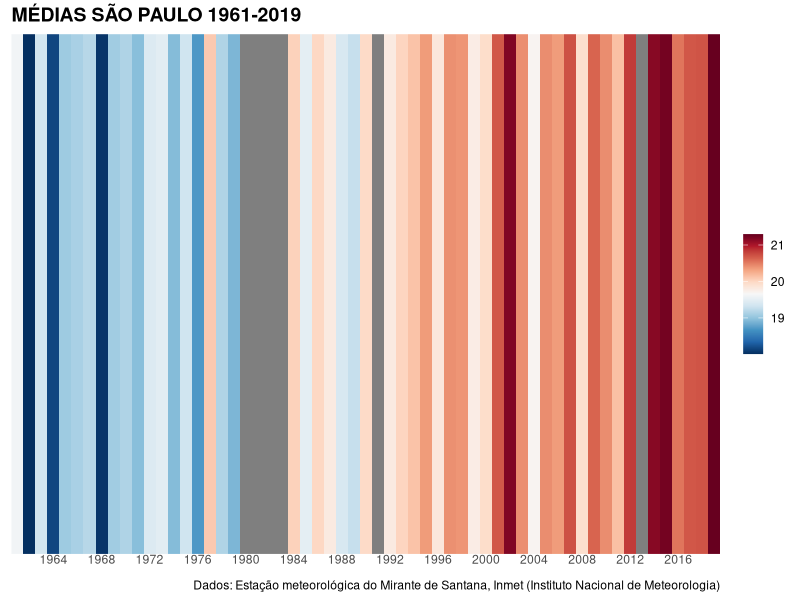
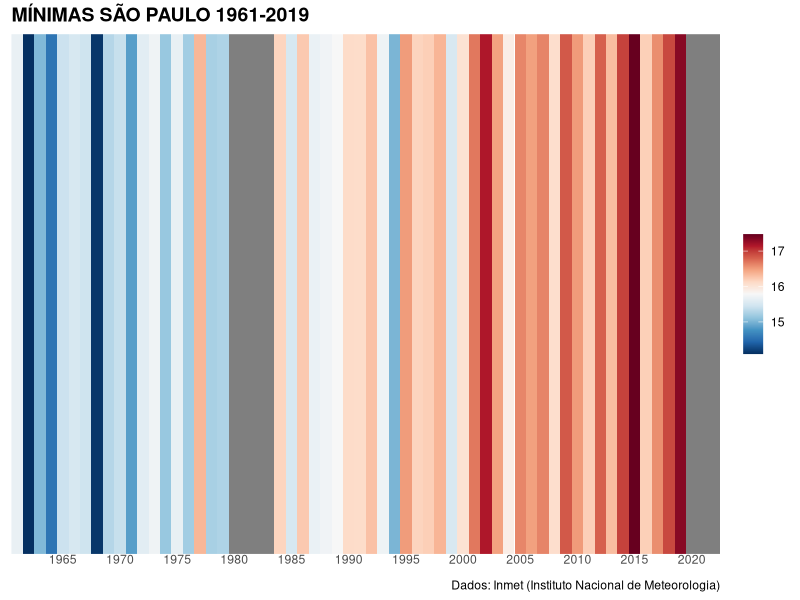
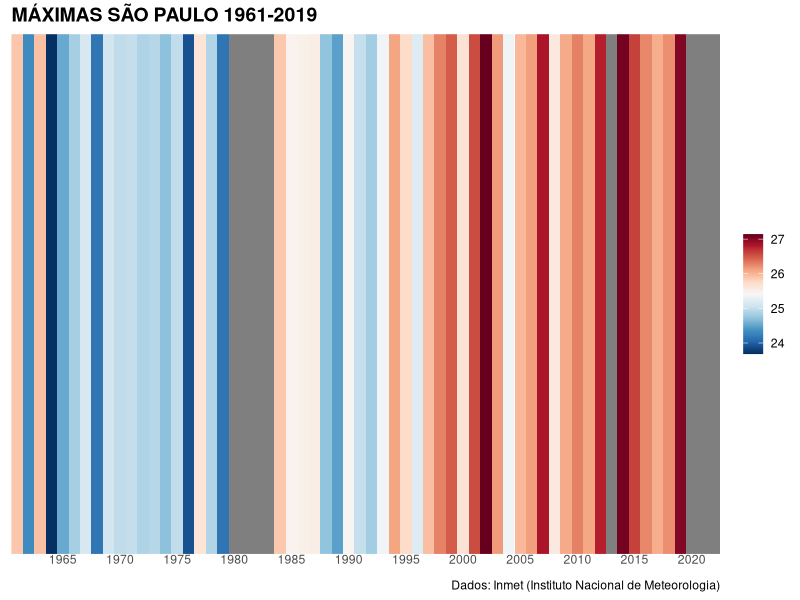
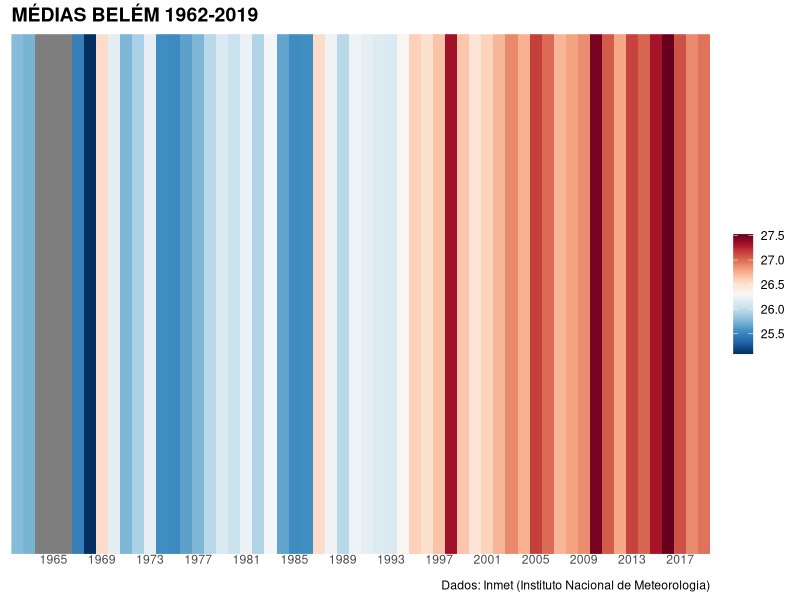
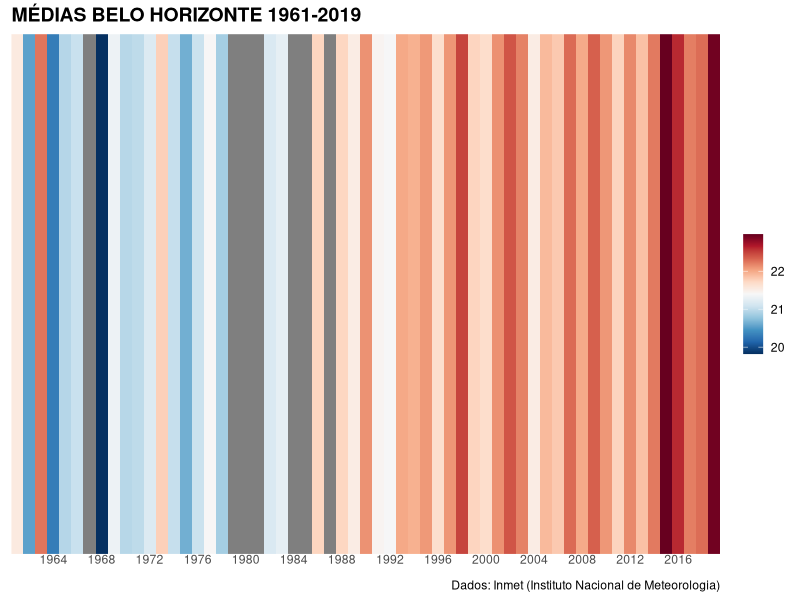
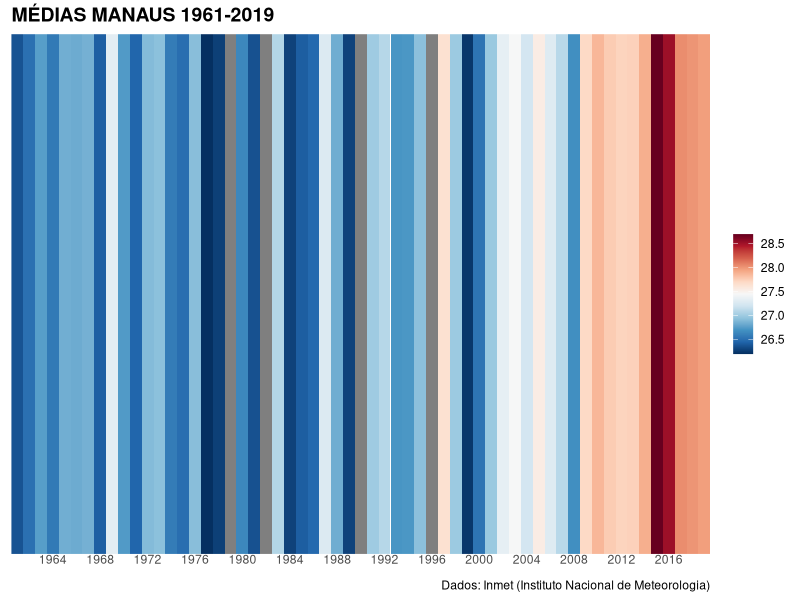
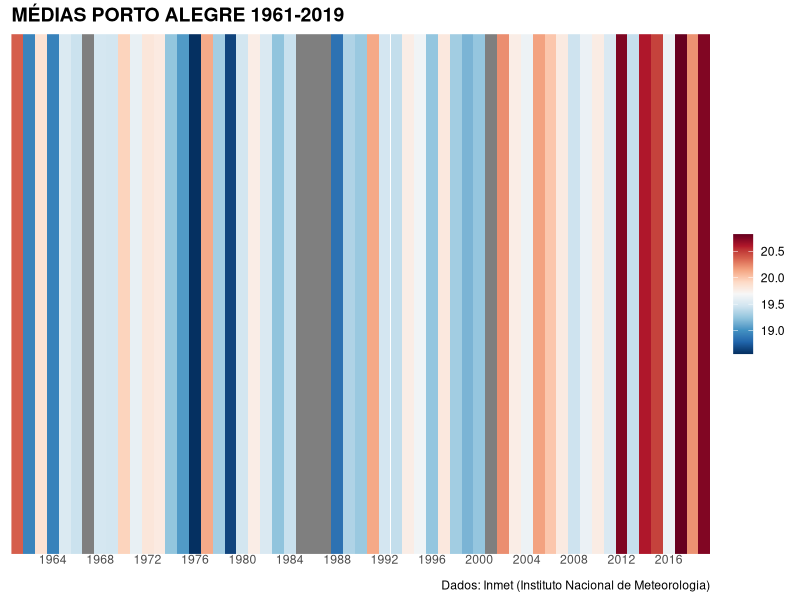
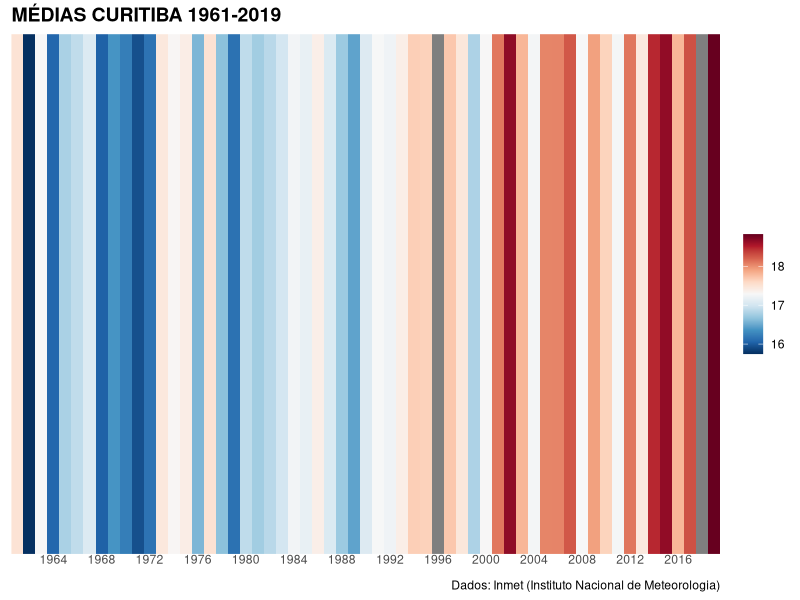

Write R code to recreate these figures, in order.
setwd("14 - Warming stripes")
library(tidyverse)
library(lubridate)
library(RColorBrewer)
mensal_mirante <- read_delim("mensal_mirante_ponto.csv", 
                                   delim = ";", escape_double = FALSE, na = "null", 
                                   trim_ws = TRUE, skip = 9) |> 
  mutate(Ano = as.numeric(substr(`Data Medicao`,1,4)))

medias <- mensal_mirante |> 
  filter(Ano<2020) |> 
  group_by(Ano) |> 
  summarise(Media = mean(`TEMPERATURA MEDIA COMPENSADA, MENSAL(°C)`)) |> 
  mutate(Ano = ymd(paste0(Ano, "-01-01")))

theme_strip <- theme_minimal()+
  theme(axis.text.y = element_blank(),
        axis.line.y = element_blank(),
        axis.title = element_blank(),
        panel.grid.major = element_blank(),
        legend.title = element_blank(),
        axis.text.x = element_text(vjust = 3),
        panel.grid.minor = element_blank(),
        plot.title = element_text(size = 14, face = "bold")
  )

col_strip <- brewer.pal(11, "RdBu")
brewer.pal.info

medias |> 
ggplot(aes(x = Ano, y = 1, fill = Media))+
  geom_tile()+
  scale_x_date(date_breaks = "4 years",
               date_labels = "%Y",
               expand = c(0, 0))+
  scale_y_continuous(expand = c(0, 0))+
  scale_fill_gradientn(colors = rev(col_strip))+
  guides(fill = guide_colorbar(barwidth = 1))+
  labs(title = "MÉDIAS SÃO PAULO 1961-2019",
       caption = "Dados: Estação meteorológica do Mirante de Santana, Inmet (Instituto Nacional de Meteorologia)")+
  theme_strip


minimas <- mensal_mirante |> 
  group_by(Ano) |> 
  summarise(Media = mean(`TEMPERATURA MINIMA MEDIA, MENSAL(°C)`)) |> 
  mutate(Ano = ymd(paste0(Ano, "-01-01")))

maximas <- mensal_mirante |> 
  group_by(Ano) |> 
  summarise(Media = mean(`TEMPERATURA MAXIMA MEDIA, MENSAL(°C)`)) |> 
  mutate(Ano = ymd(paste0(Ano, "-01-01")))
  
minimas |> 
  ggplot(aes(x = Ano, y = 1, fill = Media))+
  geom_tile()+
  scale_x_date(date_breaks = "5 years",
               date_labels = "%Y",
               expand = c(0, 0))+
  scale_y_continuous(expand = c(0, 0))+
  scale_fill_gradientn(colors = rev(col_strip))+
  guides(fill = guide_colorbar(barwidth = 1))+
  labs(title = "MÍNIMAS SÃO PAULO 1961-2019",
       caption = "Dados: Inmet (Instituto Nacional de Meteorologia)")+
  theme_strip

maximas |> 
  ggplot(aes(x = Ano, y = 1, fill = Media))+
  geom_tile()+
  scale_x_date(date_breaks = "5 years",
               date_labels = "%Y",
               expand = c(0, 0))+
  scale_y_continuous(expand = c(0, 0))+
  scale_fill_gradientn(colors = rev(col_strip))+
  guides(fill = guide_colorbar(barwidth = 1))+
  labs(title = "MÁXIMAS SÃO PAULO 1961-2019",
       caption = "Dados: Inmet (Instituto Nacional de Meteorologia)")+
  theme_strip



# Outras cidades - subindo dados ----------------------------------------------------------

belem <- read_delim("outrascapitais/belem.csv", 
                    delim = ";", escape_double = FALSE, na = "null", 
                    trim_ws = TRUE, skip = 9) |> 
  mutate(Ano = as.numeric(substr(`Data Medicao`,1,4))) |> 
  filter(Ano<2020, Ano>1961) |> 
  group_by(Ano) |> 
  summarise(Media = mean(`TEMPERATURA MEDIA COMPENSADA, MENSAL(°C)`)) |> 
  mutate(Ano = ymd(paste0(Ano, "-01-01")))

belohorizonte <- read_delim("outrascapitais/belohorizonte.csv", 
                    delim = ";", escape_double = FALSE, na = "null", 
                    trim_ws = TRUE, skip = 9) |> 
  mutate(Ano = as.numeric(substr(`Data Medicao`,1,4))) |> 
  filter(Ano<2020) |> 
  group_by(Ano) |> 
  summarise(Media = mean(`TEMPERATURA MEDIA COMPENSADA, MENSAL(°C)`)) |> 
  mutate(Ano = ymd(paste0(Ano, "-01-01")))
 
manaus <- read_delim("outrascapitais/manaus.csv", 
                            delim = ";", escape_double = FALSE, na = "null", 
                            trim_ws = TRUE, skip = 9) |> 
  mutate(Ano = as.numeric(substr(`Data Medicao`,1,4))) |> 
  filter(Ano<2020) |> 
  group_by(Ano) |> 
  summarise(Media = mean(`TEMPERATURA MEDIA COMPENSADA, MENSAL(°C)`)) |> 
  mutate(Ano = ymd(paste0(Ano, "-01-01")))

portoalegre <- read_delim("outrascapitais/portoalegre.csv", 
                     delim = ";", escape_double = FALSE, na = "null", 
                     trim_ws = TRUE, skip = 9) |> 
  mutate(Ano = as.numeric(substr(`Data Medicao`,1,4))) |> 
  filter(Ano<2020) |> 
  group_by(Ano) |> 
  summarise(Media = mean(`TEMPERATURA MEDIA COMPENSADA, MENSAL(°C)`)) |> 
  mutate(Ano = ymd(paste0(Ano, "-01-01")))

curitiba <- read_delim("outrascapitais/curitiba.csv", 
                          delim = ";", escape_double = FALSE, na = "null", 
                          trim_ws = TRUE, skip = 9) |> 
  mutate(Ano = as.numeric(substr(`Data Medicao`,1,4))) |> 
  filter(Ano<2020) |> 
  group_by(Ano) |> 
  summarise(Media = mean(`TEMPERATURA MEDIA COMPENSADA, MENSAL(°C)`)) |> 
  mutate(Ano = ymd(paste0(Ano, "-01-01")))

brasilia <- read_delim("outrascapitais/brasilia.csv", 
                       delim = ";", escape_double = FALSE, na = "null", 
                       trim_ws = TRUE, skip = 9) |> 
  mutate(Ano = as.numeric(substr(`Data Medicao`,1,4))) |> 
  filter(Ano<2020) |> 
  group_by(Ano) |> 
  summarise(Media = mean(`TEMPERATURA MEDIA COMPENSADA, MENSAL(°C)`)) |> 
  mutate(Ano = ymd(paste0(Ano, "-01-01")))

cuiaba <- read_delim("outrascapitais/cuiaba.csv", 
                       delim = ";", escape_double = FALSE, na = "null", 
                       trim_ws = TRUE, skip = 9) |> 
  mutate(Ano = as.numeric(substr(`Data Medicao`,1,4))) |> 
  filter(Ano<2020) |> 
  group_by(Ano) |> 
  summarise(Media = mean(`TEMPERATURA MEDIA COMPENSADA, MENSAL(°C)`)) |> 
  mutate(Ano = ymd(paste0(Ano, "-01-01")))

goiania <- read_delim("outrascapitais/goiania.csv", 
                      delim = ";", escape_double = FALSE, na = "null", 
                      trim_ws = TRUE, skip = 9) |> 
  mutate(Ano = as.numeric(substr(`Data Medicao`,1,4))) |> 
  filter(Ano<2020) |> 
  group_by(Ano) |> 
  summarise(Media = mean(`TEMPERATURA MEDIA COMPENSADA, MENSAL(°C)`)) |> 
  mutate(Ano = ymd(paste0(Ano, "-01-01")))

riodejaneiro <- read_delim("outrascapitais/riodejaneiro.csv", 
                      delim = ";", escape_double = FALSE, na = "null", 
                      trim_ws = TRUE, skip = 9) |> 
  mutate(Ano = as.numeric(substr(`Data Medicao`,1,4))) |> 
  filter(Ano<2020) |> 
  group_by(Ano) |> 
  summarise(Media = mean(`TEMPERATURA MEDIA COMPENSADA, MENSAL(°C)`)) |> 
  mutate(Ano = ymd(paste0(Ano, "-01-01")))

fortaleza <- read_delim("outrascapitais/fortaleza.csv", 
                           delim = ";", escape_double = FALSE, na = "null", 
                           trim_ws = TRUE, skip = 9) |> 
  mutate(Ano = as.numeric(substr(`Data Medicao`,1,4))) |> 
  filter(Ano<2020) |> 
  group_by(Ano) |> 
  summarise(Media = mean(`TEMPERATURA MEDIA COMPENSADA, MENSAL(°C)`)) |> 
  mutate(Ano = ymd(paste0(Ano, "-01-01")))

recife <- read_delim("outrascapitais/recife.csv", 
                        delim = ";", escape_double = FALSE, na = "null", 
                        trim_ws = TRUE, skip = 9) |> 
  mutate(Ano = as.numeric(substr(`Data Medicao`,1,4))) |> 
  filter(Ano<2020) |> 
  group_by(Ano) |> 
  summarise(Media = mean(`TEMPERATURA MEDIA COMPENSADA, MENSAL(°C)`)) |> 
  mutate(Ano = ymd(paste0(Ano, "-01-01")))

salvador <- read_delim("outrascapitais/salvador.csv", 
                     delim = ";", escape_double = FALSE, na = "null", 
                     trim_ws = TRUE, skip = 9) |> 
  mutate(Ano = as.numeric(substr(`Data Medicao`,1,4))) |> 
  filter(Ano<2020) |> 
  group_by(Ano) |> 
  summarise(Media = mean(`TEMPERATURA MEDIA COMPENSADA, MENSAL(°C)`)) |> 
  mutate(Ano = ymd(paste0(Ano, "-01-01")))

rio_realengo <- read_delim("outrascapitais/rio_realengo.csv", 
                       delim = ";", escape_double = FALSE, na = "null", 
                       trim_ws = TRUE, skip = 9) |> 
  mutate(Ano = as.numeric(substr(`Data Medicao`,1,4))) |> 
  filter(Ano<2020) |> 
  group_by(Ano) |> 
  summarise(Media = mean(`TEMPERATURA MEDIA COMPENSADA, MENSAL(°C)`)) |> 
  mutate(Ano = ymd(paste0(Ano, "-01-01")))

rio_santacruz <- read_delim("outrascapitais/rio_santacruz.csv", 
                           delim = ";", escape_double = FALSE, na = "null", 
                           trim_ws = TRUE, skip = 9) |> 
  mutate(Ano = as.numeric(substr(`Data Medicao`,1,4))) |> 
  filter(Ano<2020) |> 
  group_by(Ano) |> 
  summarise(Media = mean(`TEMPERATURA MEDIA COMPENSADA, MENSAL(°C)`)) |> 
  mutate(Ano = ymd(paste0(Ano, "-01-01")))

# Outras cidades - Graficos -----------------------------------------------

belem|> 
  ggplot(aes(x = Ano, y = 1, fill = Media))+
  geom_tile()+
  scale_x_date(date_breaks = "4 years",
               date_labels = "%Y",
               expand = c(0, 0))+
  scale_y_continuous(expand = c(0, 0))+
  scale_fill_gradientn(colors = rev(col_strip))+
  guides(fill = guide_colorbar(barwidth = 1))+
  labs(title = "MÉDIAS BELÉM 1962-2019",
       caption = "Dados: Inmet (Instituto Nacional de Meteorologia)")+
  theme_strip

belohorizonte|> 
  ggplot(aes(x = Ano, y = 1, fill = Media))+
  geom_tile()+
  scale_x_date(date_breaks = "4 years",
               date_labels = "%Y",
               expand = c(0, 0))+
  scale_y_continuous(expand = c(0, 0))+
  scale_fill_gradientn(colors = rev(col_strip))+
  guides(fill = guide_colorbar(barwidth = 1))+
  labs(title = "MÉDIAS BELO HORIZONTE 1961-2019",
       caption = "Dados: Inmet (Instituto Nacional de Meteorologia)")+
  theme_strip

manaus |> 
  ggplot(aes(x = Ano, y = 1, fill = Media))+
  geom_tile()+
  scale_x_date(date_breaks = "4 years",
               date_labels = "%Y",
               expand = c(0, 0))+
  scale_y_continuous(expand = c(0, 0))+
  scale_fill_gradientn(colors = rev(col_strip))+
  guides(fill = guide_colorbar(barwidth = 1))+
  labs(title = "MÉDIAS MANAUS 1961-2019",
       caption = "Dados: Inmet (Instituto Nacional de Meteorologia)")+
  theme_strip

portoalegre |> 
  ggplot(aes(x = Ano, y = 1, fill = Media))+
  geom_tile()+
  scale_x_date(date_breaks = "4 years",
               date_labels = "%Y",
               expand = c(0, 0))+
  scale_y_continuous(expand = c(0, 0))+
  scale_fill_gradientn(colors = rev(col_strip))+
  guides(fill = guide_colorbar(barwidth = 1))+
  labs(title = "MÉDIAS PORTO ALEGRE 1961-2019",
       caption = "Dados: Inmet (Instituto Nacional de Meteorologia)")+
  theme_strip

curitiba |> 
  ggplot(aes(x = Ano, y = 1, fill = Media))+
  geom_tile()+
  scale_x_date(date_breaks = "4 years",
               date_labels = "%Y",
               expand = c(0, 0))+
  scale_y_continuous(expand = c(0, 0))+
  scale_fill_gradientn(colors = rev(col_strip))+
  guides(fill = guide_colorbar(barwidth = 1))+
  labs(title = "MÉDIAS CURITIBA 1961-2019",
       caption = "Dados: Inmet (Instituto Nacional de Meteorologia)")+
  theme_strip

brasilia |> 
  ggplot(aes(x = Ano, y = 1, fill = Media))+
  geom_tile()+
  scale_x_date(date_breaks = "4 years",
               date_labels = "%Y",
               expand = c(0, 0))+
  scale_y_continuous(expand = c(0, 0))+
  scale_fill_gradientn(colors = rev(col_strip))+
  guides(fill = guide_colorbar(barwidth = 1))+
  labs(title = "MÉDIAS BRASÍLIA 1961-2019",
       caption = "Dados: Inmet (Instituto Nacional de Meteorologia)")+
  theme_strip

goiania |> 
  ggplot(aes(x = Ano, y = 1, fill = Media))+
  geom_tile()+
  scale_x_date(date_breaks = "4 years",
               date_labels = "%Y",
               expand = c(0, 0))+
  scale_y_continuous(expand = c(0, 0))+
  scale_fill_gradientn(colors = rev(col_strip))+
  guides(fill = guide_colorbar(barwidth = 1))+
  labs(title = "MÉDIAS GOIÂNIA 1961-2019",
       caption = "Dados: Inmet (Instituto Nacional de Meteorologia)")+
  theme_strip

cuiaba |> 
  ggplot(aes(x = Ano, y = 1, fill = Media))+
  geom_tile()+
  scale_x_date(date_breaks = "4 years",
               date_labels = "%Y",
               expand = c(0, 0))+
  scale_y_continuous(expand = c(0, 0))+
  scale_fill_gradientn(colors = rev(col_strip))+
  guides(fill = guide_colorbar(barwidth = 1))+
  labs(title = "MÉDIAS CUIABÁ 1961-2019",
       caption = "Dados: Inmet (Instituto Nacional de Meteorologia)")+
  theme_strip

recife |> 
  ggplot(aes(x = Ano, y = 1, fill = Media))+
  geom_tile()+
  scale_x_date(date_breaks = "4 years",
               date_labels = "%Y",
               expand = c(0, 0))+
  scale_y_continuous(expand = c(0, 0))+
  scale_fill_gradientn(colors = rev(col_strip))+
  guides(fill = guide_colorbar(barwidth = 1))+
  labs(title = "MÉDIAS RECIFE 1961-2019",
       caption = "Dados: Inmet (Instituto Nacional de Meteorologia)")+
  theme_strip

fortaleza |> 
  ggplot(aes(x = Ano, y = 1, fill = Media))+
  geom_tile()+
  scale_x_date(date_breaks = "4 years",
               date_labels = "%Y",
               expand = c(0, 0))+
  scale_y_continuous(expand = c(0, 0))+
  scale_fill_gradientn(colors = rev(col_strip))+
  guides(fill = guide_colorbar(barwidth = 1))+
  labs(title = "MÉDIAS FORTALEZA 1961-2019",
       caption = "Dados: Inmet (Instituto Nacional de Meteorologia)")+
  theme_strip

# Gráficos impraticáveis --------------------------------------------------

riodejaneiro |> 
  ggplot(aes(x = Ano, y = 1, fill = Media))+
  geom_tile()+
  scale_x_date(date_breaks = "4 years",
               date_labels = "%Y",
               expand = c(0, 0))+
  scale_y_continuous(expand = c(0, 0))+
  scale_fill_gradientn(colors = rev(col_strip))+
  guides(fill = guide_colorbar(barwidth = 1))+
  labs(title = "MÉDIAS RIO DE JANEIRO 1961-2019",
       caption = "Dados: Inmet (Instituto Nacional de Meteorologia)")+
  theme_strip

salvador |> 
  ggplot(aes(x = Ano, y = 1, fill = Media))+
  geom_tile()+
  scale_x_date(date_breaks = "4 years",
               date_labels = "%Y",
               expand = c(0, 0))+
  scale_y_continuous(expand = c(0, 0))+
  scale_fill_gradientn(colors = rev(col_strip))+
  guides(fill = guide_colorbar(barwidth = 1))+
  labs(title = "MÉDIAS SALVADOR 1961-2019",
       caption = "Dados: Inmet (Instituto Nacional de Meteorologia)")+
  theme_strip

rio_realengo |> 
  ggplot(aes(x = Ano, y = 1, fill = Media))+
  geom_tile()+
  scale_x_date(date_breaks = "4 years",
               date_labels = "%Y",
               expand = c(0, 0))+
  scale_y_continuous(expand = c(0, 0))+
  scale_fill_gradientn(colors = rev(col_strip))+
  guides(fill = guide_colorbar(barwidth = 1))+
  labs(title = "MÉDIAS RIO DE JANEIRO/REALENGO 1961-2019",
       caption = "Dados: Inmet (Instituto Nacional de Meteorologia)")+
  theme_strip

rio_santacruz |> 
  ggplot(aes(x = Ano, y = 1, fill = Media))+
  geom_tile()+
  scale_x_date(date_breaks = "4 years",
               date_labels = "%Y",
               expand = c(0, 0))+
  scale_y_continuous(expand = c(0, 0))+
  scale_fill_gradientn(colors = rev(col_strip))+
  guides(fill = guide_colorbar(barwidth = 1))+
  labs(title = "MÉDIAS RIO DE JANEIRO/SANTA CRUZ 1961-2019",
       caption = "Dados: Inmet (Instituto Nacional de Meteorologia)")+
  theme_strip
